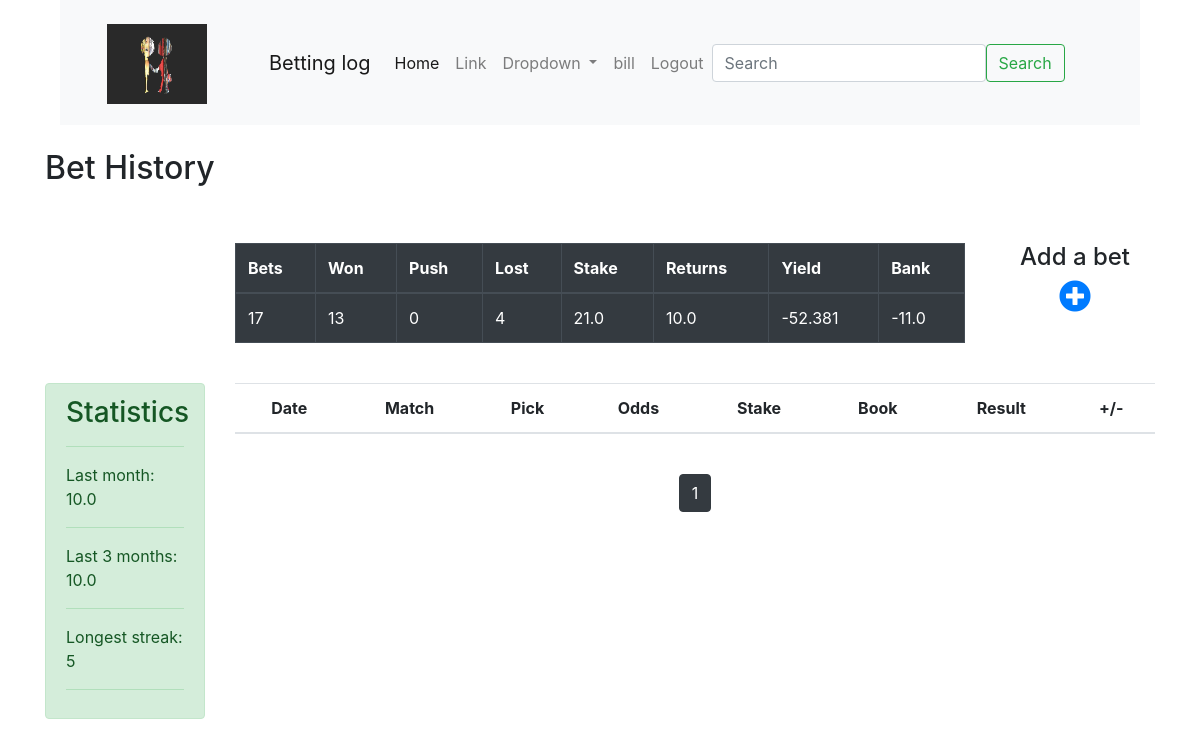
The app's page / (signed in), older data.
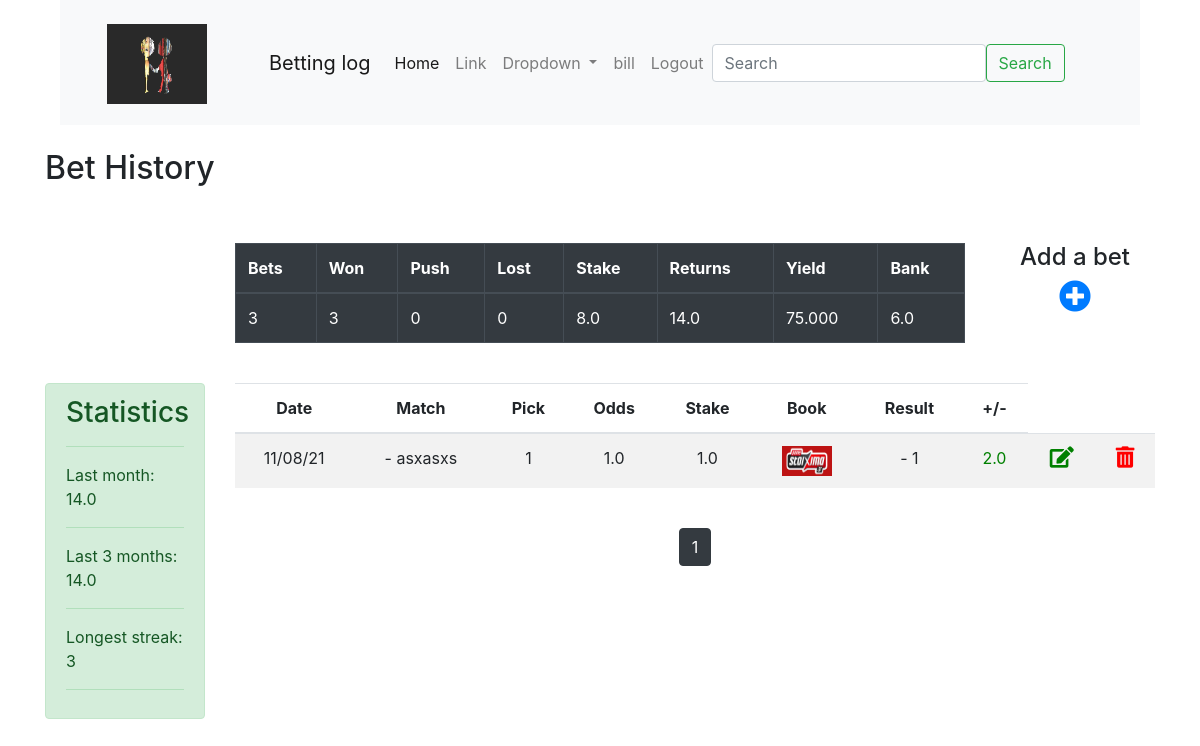
The same page, newer data.
### betting/models.py (models this page shows, shortened)
class Bet(models.Model):
    Sports = [
        ('f', "football"),
        ('b', "basketball"),
        ('t', "tennis"),
    ]
    AllTypeBets = [
        ('football',
         (
             ('f_r', "Final Result"),
             ('g_o_u', "Goals over/under"),
             ('as_ha', "Asian Handicap"),
             ('t_ca', "Total Cards"),
             ('to_sc', "To Score"),
             ('as_g_o_u', "Asian Goals over/under"),
             ('to_r_y_c', "To Receive Yellow Card"),
             ('to_r_r_c', "To Receive Red Card"),
             ('to_r_c', "To Receive Card"),
             ('to_as_ca', "Total Asian Cards"),
             ('w_h', "Win Handicap"),
         ),
         ),
        ('basketball',
         (
             ('f_r', "Final Result"),
             ('h_to_h_p', "Head to Head Points"),
             ('pl_p', "Player Points"),
             ('t_p', "Total Points"),
             ('p_a', "Player Assists"),
             ('t_3_m', "Total 3pts made"),
             ('p_r', "Player Rebounds"),
             ('p_p_r', "Player Points/Rebounds"),
             ('t_s', "Top Scorer"),
             ('p_r_a', "Player Rebounds/Assists"),
             ('p_p_r_a', "Player Points/Rebounds/Assists"),
             ('mvp', "MVP"),
             ('d_d', "Double/Double"),
             ('w_h', "Win Handicap"),
         ),
         ),
        ('tennis',
         (
             ('f_r', "Final Result"),
             ('to_se', "Total Sets"),
             ('d_fa', "Double Faults"),
             ('to_ac', "Total aces"),
             ('pl_ac', "Player Aces"),
         ),
         ),
    ]
    Bookies = [
        ('bet365.png', "bet365"),
        ('stoiximan.png', "stoiximan"),
        ('opap.png', "opap"),
    ]
    user = models.ForeignKey(User, on_delete=models.CASCADE, null=True, blank=True)
    sport = models.CharField(max_length=100, choices=Sports)
    type = models.CharField(max_length=100, choices=AllTypeBets)
    date_placed = models.DateTimeField(auto_now_add=True)
    match = models.CharField(max_length=200, default=' - ')
    pick = models.CharField(max_length=100, default='1')
    odds = models.FloatField()
    bookie = models.CharField(max_length=100, choices=Bookies, default='365', null= True)
    stake = models.FloatField(null= True)
    result = models.CharField(max_length=100, default=' - ')
    profit = models.FloatField(null= True)
    def last_month():
        items = Bet.objects.filter(date_placed__lte=datetime.datetime.today(),
                                   date_placed__gt=datetime.datetime.today() - datetime.timedelta(days=30))
        return items.aggregate(Sum('profit'))
    def last_3_months():
        items = Bet.objects.filter(date_placed__lte=datetime.datetime.today(),
                                   date_placed__gt=datetime.datetime.today() - datetime.timedelta(days=90))
        return items.aggregate(Sum('profit'))
    def longest_streak():
        items = Bet.objects.all()
        c = 0
        max = 0
        for item in items:
            if item.profit >= 0:
                c += 1
                if c > max:
                    max = c
            else:
                c = 0
        return max

### betting/views.py (the view)
# urls.py: path('', views.index, name = 'index'),
def index(request):
    user = request.user
    all_bets = Bet.objects.filter(user=user).order_by('id')
    total_bets = Bet.objects.count()
    won_bets = Bet.objects.filter(profit__gt=0).count()
    lost_bets = Bet.objects.filter(profit__lt=0).count()
    pushed_bets = total_bets - won_bets - lost_bets
    total_stake = Bet.objects.aggregate(Sum('stake'))['stake__sum']
    total_returns = Bet.objects.aggregate(Sum('profit'))['profit__sum']
    bank = total_returns - total_stake
    yields = ((total_returns - total_stake)/total_stake)*100
    last_month_profit = Bet.last_month()['profit__sum']
    last_3_months_profit = Bet.last_3_months()['profit__sum']
    longest_streak = Bet.longest_streak()
    paginator = Paginator(all_bets, 15)
    page_number = request.GET.get('page')
    bets = paginator.get_page(page_number)
    context = {
        'bets':bets,
        'total_bets':total_bets,
        'won_bets':won_bets,
        'pushed_bets':pushed_bets,
        'lost_bets':lost_bets,
        'total_stake':total_stake,
        'total_returns':total_returns,
        'yields':yields,
        'bank':bank,
        'last_month_profit':last_month_profit,
        'last_3_months_profit':last_3_months_profit,
        'longest_streak':longest_streak,
    }
    return render(request, 'betting/index.html', context)

### betting/templates/betting/index.html (shortened to what this page needs)
{% extends 'betting/base.html' %}
{% load static %}
{% block content %}
<br>
<div class="container">
    <div class="row">
        <div class="col-md-3">
            <h2>Bet History</h2>
        </div>
    </div>
</div>
<br><br>
<div class="container">
    <div class="row">
        <div class="col-md-2"></div>
        <div class="col-md-8">
            <table class="table table-bordered table-dark">
                <thead>
                <tr>
                    <th scope="col">Bets</th>
                    <th scope="col">Won</th>
                    <th scope="col">Push</th>
                    <th scope="col">Lost</th>
                    <th scope="col">Stake</th>
                    <th scope="col">Returns</th>
                    <th scope="col">Yield</th>
                    <th scope="col">Bank</th>
                </tr>
                </thead>
                <tbody>
                <tr>
                    <td>{{ total_bets }}</td>
                    <td>{{ won_bets }}</td>
                    <td>{{ pushed_bets }}</td>
                    <td>{{ lost_bets }}</td>
                    <td>{{ total_stake }}</td>
                    <td>{{ total_returns }}</td>
                    <td>{{ yields|floatformat:3 }}</td>
                    <td>{{ bank }}</td>
                </tr>
                </tbody>
            </table>
        </div>
        <div class="col-md-2 text-center">
            <h4>Add a bet</h4><a href="{% url 'create-bet' %}"><i class="fas fa-plus-circle fa-2x"></i></a>
        </div>
    </div>
</div>
<br/>
<div class="container">
    <div class="row justify-content-center">
        <div class="col-md-2 ">
            <div class="alert alert-success" role="alert">
                <h3 class="alert-heading">Statistics</h3>
                <hr>
                <p>Last month: {{ last_month_profit }}</p>
                <hr>
                <p>Last 3 months: {{ last_3_months_profit }}</p>
                <hr>
                <p>Longest streak: {{ longest_streak }}</p>
                <hr>
            </div>
        </div>
        <div class="col-md text-center">
            <table id="fasi" class="table table-striped"
            ">
            <thead>
            <tr>
                <th scope="col">Date</th>
                <th scope="col">Match</th>
                <th scope="col">Pick</th>
                <th scope="col">Odds</th>
                <th scope="col">Stake</th>
                <th scope="col">Book</th>
                <th scope="col">Result</th>
                <th scope="col">+/-</th>
            </tr>
            </thead>
            <tbody>
            {% for bet in bets %}
            <tr>
                <div class="row">
                    <td>{{ bet.date_placed|date:'d/m/y' }}</td>
                    <td>{{ bet.match }}</td>
                    <td>{{ bet.pick }}</td>
                    <td>{{ bet.odds }}</td>
                    <td>{{ bet.stake }}</td>
                    <td><img src="{% get_static_prefix %}images/{{ bet.bookie }}" style="width:50px;height:30px;"></td>
                    <td>{{ bet.result }}</td>
                    {% if bet.profit > 0 %}
                    <td><a style="color:green;"> {{ bet.profit }} </a></td>
                    {% elif bet.profit < 0 %}
                    <td><a style="color:red;"> {{ bet.profit }} </a></td>
                    {% else %}
                    <td> {{ bet.profit }}</td>
                    {% endif %}
                    <td><a style="color:green;" href="{% url 'update-bet' bet.id %}"><i
                            class="fas fa-edit fa-lg"></i></a></td>
                    <td><a style="color:red;" href="{% url 'delete-bet' bet.id %}"><i
                            class="fas fa-trash-alt fa-lg"></i></a></td>
                </div>
                {% endfor %}
            </tr>
            </tbody>
            </table>
            <br>
            <nav aria-label="Page navigation example">
                <ul class="pagination justify-content-center">
                    {% for num in bets.paginator.page_range %}
                        {% if bets.number == num %}
                            <a class="btn btn-dark mb-4" href="?page={{ num }}">{{ num }}</a>
                        {% elif num > bets.number|add:'-3' and num < bets.number|add:'3' %}
                            <a class="btn btn-outline-dark mb-4" href="?page={{ num }}">{{ num }}</a>
                        {% endif %}
                    {% endfor %}
                </ul>
            </nav>
        </div>
    </div>
</div>
{% endblock %}

### betting/templates/betting/base.html (shortened to what this page needs)
{% load static %}
<!DOCTYPE html>
<html lang="en">
<head>
    <link rel="stylesheet" href="https://cdn.jsdelivr.net/npm/bootstrap@4.6.0/dist/css/bootstrap.min.css"
>
    <link rel="stylesheet" href="https://use.fontawesome.com/releases/v5.12.1/css/all.css">
</head>
<body>
<div class="container">
    <div class="row">
        <div class="col-md-12">
            <div class="col">
                <nav class="navbar navbar-expand-lg navbar-light bg-light">
                    <nav class="navbar navbar-light bg-light">
                        <div class="container-fluid">
                            <a class="navbar-brand" href="{% url 'index' %}">
                                <img src="{% static 'images/radio.jpg' %}" alt="" width="100" height="80"
                                     class="d-inline-block align-text-top">
                            </a>
                        </div>
                    </nav>
                    <div class="container-fluid">
                        <a class="navbar-brand" href="{% url 'index' %}">Betting log</a>
                        <div class="collapse navbar-collapse" id="navbarSupportedContent">
                            <ul class="navbar-nav me-auto mb-2 mb-lg-0">
                                <li class="nav-item">
                                    <a class="nav-link active" aria-current="page" href="{% url 'index' %}">Home</a>
                                </li>
                                <li class="nav-item">
                                    <a class="nav-link" href="#">Link</a>
                                </li>
                                <li class="nav-item dropdown">
                                    <a class="nav-link dropdown-toggle" href="#" id="navbarDropdown" role="button"
                                       data-bs-toggle="dropdown" aria-expanded="false">
                                        Dropdown
                                    </a>
                                </li>
                                    {% if user.is_authenticated %}
                                 <li class="nav-item">
                                    <a class="nav-link" href="{% url 'profile' %}">{{ user.username }}</a>
                                </li>
                                <li class="nav-item">
                                    <a class="nav-link" href="{% url 'logout' %}">Logout</a>
                                </li>
                                {% endif %}
                            </ul>
                            <form class="d-flex">
                                <input class="form-control me-2" type="search" placeholder="Search"
                                       aria-label="Search">
                                <button class="btn btn-outline-success" type="submit">Search</button>
                            </form>
                        </div>
                    </div>
                </nav>
            </div>
        </div>
    </div>
</div>
{% block content %}
{% endblock %}
</body>
</html>

Row changes from the older to the newer data that the page shows:
now on this page (row edited): Bet: date_placed "11/08/21", match "- asxasxs", pick "1", odds "1.0", stake "1.0", bookie (picture), result "- 1", profit "2.0"
Text that changed along with them:
{{ total_bets }}: "17" → "3"
{{ won_bets }}: "13" → "3"
{{ lost_bets }}: "4" → "0"
{{ total_stake }}: "21.0" → "8.0"
{{ total_returns }}: "10.0" → "14.0"
{{ yields|floatformat:3 }}: "-52.381" → "75.000"
{{ bank }}: "-11.0" → "6.0"
{{ last_month_profit }}: "10.0" → "14.0"
{{ last_3_months_profit }}: "10.0" → "14.0"
{{ longest_streak }}: "5" → "3"
